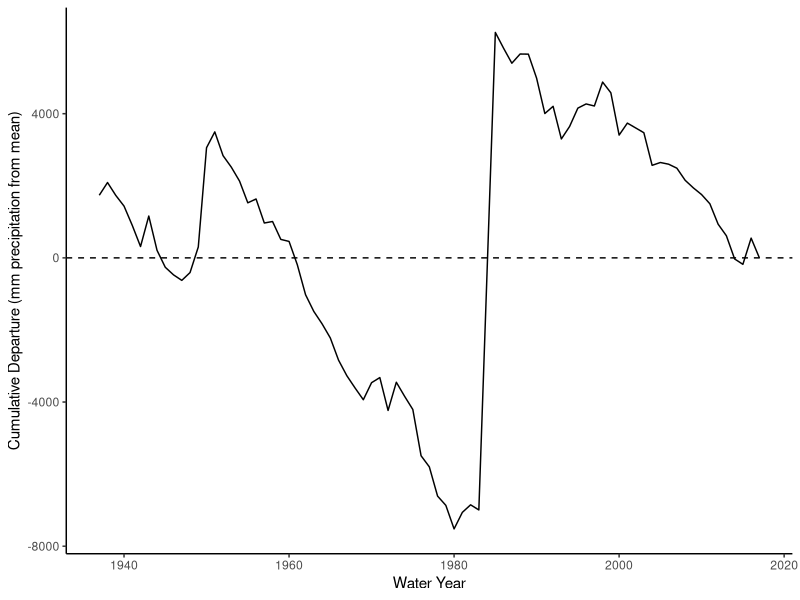

R code for this plot:
## ---- chunk 1
knitr::opts_chunk$set(echo = TRUE)
## ---- chunk 2
library(tidyverse)
## ---- chunk 3
w_y_cor = read_csv("CORVALLIS_WATER_BUREAU_W_Y.csv")

#data modified in excell from: https://www.ncdc.noaa.gov/cdo-web/datasets/GHCND/stations/GHCND:USC00351877/detail
## ---- chunk 4
mean_prec = mean(w_y_cor$w_y)
## ---- chunk 5
#First I need to calculate cumulative departure for my data set
dept_df = w_y_cor %>% 
  mutate(dept = w_y - mean_prec) 
#This gives me anual departure

#To get this into cumulative departure, I will use a for loop to create a vector with the correct answers and then bind that into the data frame.
c_dept = 1737.632099
  for (i in 1:80) {c_dept[i+1] = dept_df$dept[i+1]+c_dept[i]}
c_dept_df = data.frame(c_dept)

dept_c_df = dept_df %>% 
  cbind(c_dept_df)

#Now I have a data set that includes the cumnulative departure in the column called "c_dept"

#Finally, I will make the line graph
dept_plot = ggplot(dept_c_df, aes(x = yaer, y = c_dept))+
  geom_line()+
  theme_classic()+
  geom_hline(yintercept = 0, linetype = "dashed")+
  xlab("Water Year")+
  ylab("Cumulative Departure (mm precipitation from mean)")+
  xlim(1937, 2017)

dept_plot
